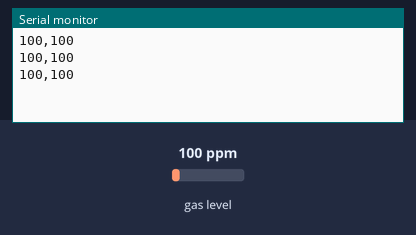
A sketch run on a simulated Arduino Uno, built with avr-gcc and run on an emulated ATmega328P. Parts: the last lines printed to the serial monitor. The test bench sets the inputs (shaded band); at power-on: gas level 100 ppm.

Above: at 1.7 s.
1.8 s: gas level set to 20 ppm
At 2.36 s:
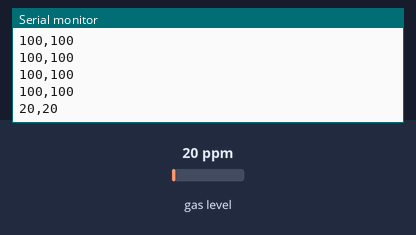
3.3 s: gas level set to 250 ppm
At 3.56 s:
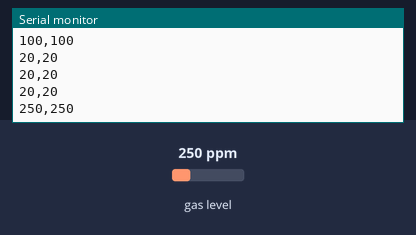
Timing chart, 0 to 6.3 s (numbered marks = the images above; inputs shaded):
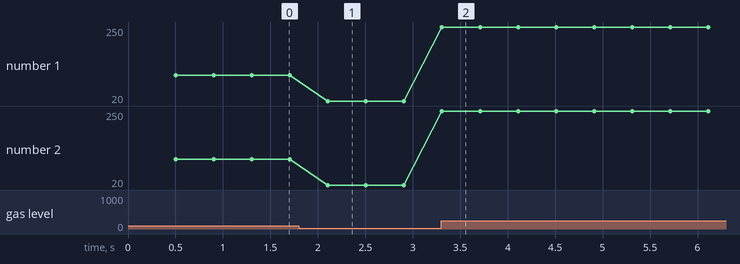

Measured:
- after the input at 1.8 s, the serial monitor: prints a new line after 0.30 s (image 1)
- after the input at 3.3 s, the serial monitor: prints a new line at once (image 2)
- plotted number 1: 100 → 20 after the input at 1.8 s, 20 → 250 after the input at 3.3 s
- plotted number 2: 100 → 20 after the input at 1.8 s, 20 → 250 after the input at 3.3 s

The sketch:

Graph.ino
```cpp
 #include <MQ2.h>
MQ2 mq2(A0);
void setup()
{
  Serial.begin(9600);
  mq2.begin();
}

void loop()
{
  int i=0,j=0;
  i= mq2.readSmoke();

  j= mq2.readLPG();
  Serial.print(i);
  Serial.print(",");
  Serial.println(j);

  delay(400);
}
```
